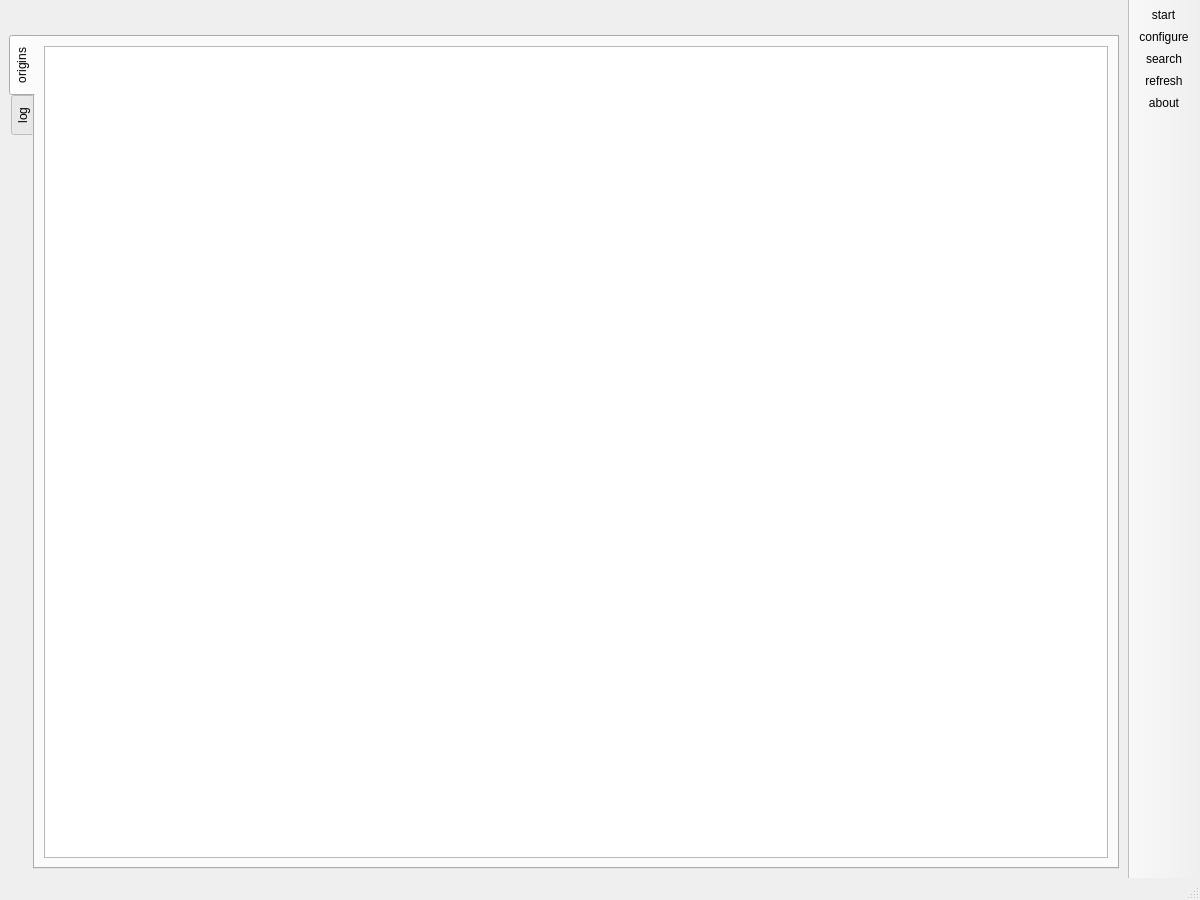
<?xml version="1.0" encoding="UTF-8"?>
<ui version="4.0">
 <class>MainWindow</class>
 <widget class="QMainWindow" name="MainWindow">
  <property name="geometry">
   <rect>
    <x>0</x>
    <y>0</y>
    <width>1200</width>
    <height>900</height>
   </rect>
  </property>
  <property name="windowTitle">
   <string>scisola</string>
  </property>
  <property name="windowIcon">
   <iconset resource="logo/icons/icons.qrc">
    <normaloff>:/logo/beachball.png</normaloff>:/logo/beachball.png</iconset>
  </property>
  <widget class="QWidget" name="centralwidget">
   <layout class="QVBoxLayout" name="verticalLayout_2">
    <item>
     <layout class="QVBoxLayout" name="verticalLayout">
      <item>
       <layout class="QHBoxLayout" name="horizontalLayout">
        <item>
         <widget class="QLabel" name="label">
          <property name="text">
           <string/>
          </property>
          <property name="pixmap">
           <pixmap resource="logo/icons/icons.qrc">:/logo/logo5.png</pixmap>
          </property>
          <property name="scaledContents">
           <bool>false</bool>
          </property>
         </widget>
        </item>
        <item>
         <spacer name="horizontalSpacer">
          <property name="orientation">
           <enum>Qt::Horizontal</enum>
          </property>
          <property name="sizeHint" stdset="0">
           <size>
            <width>40</width>
            <height>20</height>
           </size>
          </property>
         </spacer>
        </item>
        <item>
         <spacer name="horizontalSpacer_3">
          <property name="orientation">
           <enum>Qt::Horizontal</enum>
          </property>
          <property name="sizeHint" stdset="0">
           <size>
            <width>40</width>
            <height>20</height>
           </size>
          </property>
         </spacer>
        </item>
        <item>
         <spacer name="horizontalSpacer_2">
          <property name="orientation">
           <enum>Qt::Horizontal</enum>
          </property>
          <property name="sizeHint" stdset="0">
           <size>
            <width>40</width>
            <height>20</height>
           </size>
          </property>
         </spacer>
        </item>
       </layout>
      </item>
      <item>
       <widget class="QTabWidget" name="tabWidget">
        <property name="tabPosition">
         <enum>QTabWidget::West</enum>
        </property>
        <property name="currentIndex">
         <number>0</number>
        </property>
        <property name="documentMode">
         <bool>false</bool>
        </property>
        <widget class="QWidget" name="tab">
         <attribute name="title">
          <string>origins</string>
         </attribute>
         <layout class="QVBoxLayout" name="verticalLayout_4">
          <item>
           <widget class="QTableView" name="tableView">
            <property name="editTriggers">
             <set>QAbstractItemView::DoubleClicked|QAbstractItemView::SelectedClicked</set>
            </property>
            <property name="selectionMode">
             <enum>QAbstractItemView::SingleSelection</enum>
            </property>
            <property name="selectionBehavior">
             <enum>QAbstractItemView::SelectRows</enum>
            </property>
            <property name="showGrid">
             <bool>true</bool>
            </property>
            <property name="gridStyle">
             <enum>Qt::SolidLine</enum>
            </property>
            <property name="cornerButtonEnabled">
             <bool>false</bool>
            </property>
            <attribute name="verticalHeaderVisible">
             <bool>false</bool>
            </attribute>
           </widget>
          </item>
         </layout>
        </widget>
        <widget class="QWidget" name="tab_2">
         <attribute name="title">
          <string>log</string>
         </attribute>
         <layout class="QVBoxLayout" name="verticalLayout_3">
          <item>
           <widget class="QTextBrowser" name="textBrowser"/>
          </item>
         </layout>
        </widget>
       </widget>
      </item>
     </layout>
    </item>
   </layout>
  </widget>
  <widget class="QToolBar" name="toolBar">
   <property name="windowTitle">
    <string>toolBar</string>
   </property>
   <property name="movable">
    <bool>false</bool>
   </property>
   <attribute name="toolBarArea">
    <enum>RightToolBarArea</enum>
   </attribute>
   <attribute name="toolBarBreak">
    <bool>false</bool>
   </attribute>
   <addaction name="actionStart"/>
   <addaction name="actionConfigure"/>
   <addaction name="actionSearch"/>
   <addaction name="actionRefresh"/>
   <addaction name="actionAbout"/>
  </widget>
  <widget class="QStatusBar" name="statusbar"/>
  <action name="actionConfigure">
   <property name="icon">
    <iconset resource="logo/icons/icons.qrc">
     <normaloff>:/icons/configure.png</normaloff>:/icons/configure.png</iconset>
   </property>
   <property name="text">
    <string>configure</string>
   </property>
  </action>
  <action name="actionStart">
   <property name="icon">
    <iconset resource="logo/icons/icons.qrc">
     <normaloff>:/icons/play.png</normaloff>:/icons/play.png</iconset>
   </property>
   <property name="text">
    <string>start</string>
   </property>
  </action>
  <action name="actionAbout">
   <property name="icon">
    <iconset resource="logo/icons/icons.qrc">
     <normaloff>:/icons/help.png</normaloff>:/icons/help.png</iconset>
   </property>
   <property name="text">
    <string>about</string>
   </property>
  </action>
  <action name="actionSearch">
   <property name="icon">
    <iconset resource="logo/icons/icons.qrc">
     <normaloff>:/icons/search.png</normaloff>:/icons/search.png</iconset>
   </property>
   <property name="text">
    <string>search</string>
   </property>
  </action>
  <action name="actionRefresh">
   <property name="icon">
    <iconset resource="logo/icons/icons.qrc">
     <normaloff>:/icons/refresh.png</normaloff>:/icons/refresh.png</iconset>
   </property>
   <property name="text">
    <string>refresh</string>
   </property>
  </action>
 </widget>
 <resources>
  <include location="logo/icons/icons.qrc"/>
 </resources>
 <connections/>
</ui>
